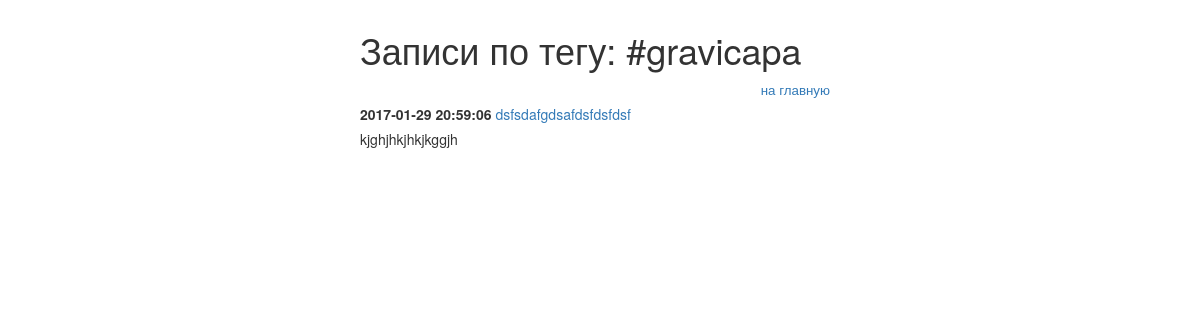
/include/posttotag.php?tag=gravicapa, run on the app's committed database.
### tables this page shows
CREATE TABLE `post` (
  `post_id` bigint(20) unsigned NOT NULL AUTO_INCREMENT,
  `post_title` varchar(255) DEFAULT NULL,
  `post_min_text` text,
  `post_text` text,
  `post_create_datetime` timestamp NULL DEFAULT NULL,
  `post_update_datetime` timestamp NOT NULL DEFAULT CURRENT_TIMESTAMP ON UPDATE CURRENT_TIMESTAMP,
  UNIQUE KEY `post_id` (`post_id`)
);

### include/db.php (called while the page is built, shortened)
<?php
try {
    $link = new PDO('mysql:host=localhost;dbname=blog', 'level', 'pass');
} catch (PDOException $e) {
    print "Error!: " . $e->getMessage() . "<br/>";
    die();
}
if($_GET['tag']) {
    $gettag = $_GET['tag'];
    $select_post_tag = $link ->query("SELECT tag_id FROM tag WHERE tag_title = '$gettag'");
    if (!$select_post_tag) {
        echo "PDO::errorInfo():";
        print_r($link->errorInfo());
    } else $insert_tag_id = $select_post_tag->fetchAll();
    $tag_id_for_post = $insert_tag_id[0][0];
    $select_posts_for_tag = $link ->query("SELECT post.* from post LEFT JOIN post_to_tag USING (post_id) WHERE post_to_tag.tag_id = '$tag_id_for_post' ORDER BY post.post_create_datetime DESC");
    $result_posts_for_tag = $select_posts_for_tag ->fetchAll(PDO::FETCH_ASSOC);
}

### include/posttotag.php (the view, shortened to what this page needs)
<?php
require_once '/var/www/html/blog/include/db.php';
?>
<!DOCTYPE html>
<html lang="ru">
	<head>
		<link rel="stylesheet" href="../css/bootstrap.css">
		<link rel="stylesheet" href="../css/styless.css">
	</head>
	<body>
		<div id="wrapper">
			<h1>Записи по тегу: <?="#".$_GET['tag']; ?></h1>
			<p class="nav">
				<a href="../index.php">на главную</a>
			</p>
            <?php for($i=0;$i<count($result_posts_for_tag);$i++):?>
			<div class="note">
				<p>
					<span class="date"><?=$result_posts_for_tag[$i]['post_create_datetime'];?></span>
					<a href="../include/note.php?id=<?=$result_posts_for_tag[$i]['post_id']?>"><?=$result_posts_for_tag[$i]['post_title'];?></a>
				</p>
				<p>
					<?=$result_posts_for_tag[$i]['post_min_text'];?>
				</p>
			</div>
            <?php endfor;
            ?>
		</div>
	</body>
</html>

### css/styless.css (style rules this page uses)
#wrapper { width: 500px; margin: 0px auto; padding: 10px; text-align: justify; }
#wrapper > div { margin-bottom: 15px; }
#wrapper p { margin-bottom: 5px; }
.date { font-weight: bold; }
.nav { text-align: right; padding-right: 10px; font-size: 10pt; }

### data on the page
post: post_create_datetime "2017-01-29 20:59:06", post_title "dsfsdafgdsafdsfdsfdsf", post_min_text "kjghjhkjhkjkggjh"

### other printed values
$_GET['tag'] "gravicapa"
